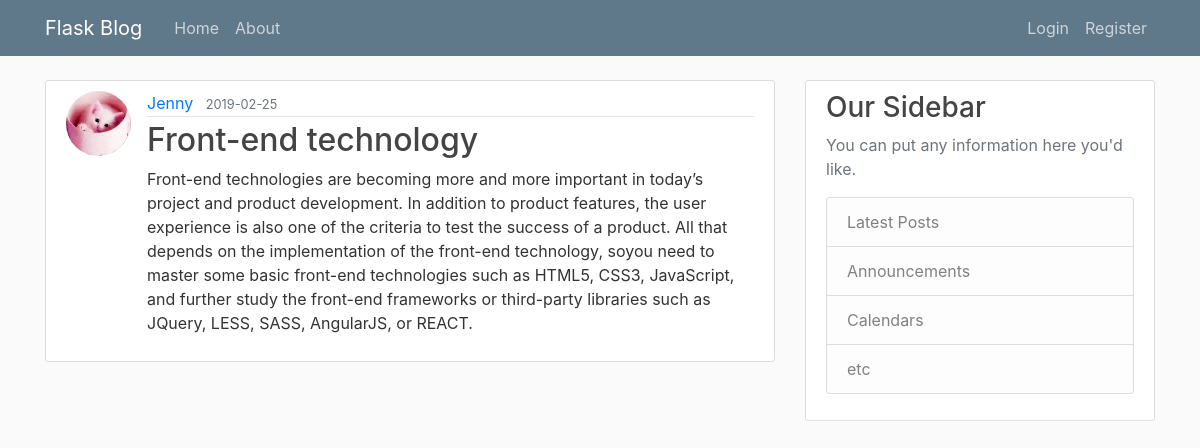
The app's page /post/4 with its own data.
### flaskblog/models.py (models this page shows, shortened)
class User(db.Model, UserMixin):
    id = db.Column(db.Integer, primary_key=True)
    username = db.Column(db.String(20), unique=True, nullable=False)
    email = db.Column(db.String(120), unique=True, nullable=False)
    image_file = db.Column(db.String(20), nullable=False, default='default.jpg')
    password = db.Column(db.String(60), nullable=False)
    posts = db.relationship('Post', backref='author', lazy=True)

class Post(db.Model):
    id = db.Column(db.Integer, primary_key=True)
    title = db.Column(db.String(100), nullable=False)
    date_posted = db.Column(db.DateTime, nullable=False, default=datetime.utcnow)
    content = db.Column(db.Text, nullable=False)
    user_id = db.Column(db.Integer, db.ForeignKey('user.id'), nullable=False)

### flaskblog/routes.py (the view)
@app.route("/post/<int:post_id>")
def post(post_id):
    post = Post.query.get_or_404(post_id)
    return render_template('post.html', title=post.title, post=post)

### flaskblog/templates/post.html (shortened to what this page needs)
{% extends "layout.html" %}
{% block content %}
    <article class="media content-section">
      <img class="rounded-circle article-img" src="{{ url_for('static', filename='profile_pics/' + post.author.image_file) }}"></img>
      <div class="media-body">
        <div class="article-metadata">
          <a class="mr-2" href="{{ url_for('user_posts', username=post.author.username) }}">{{ post.author.username }}</a>
          <small class="text-muted">{{ post.date_posted.strftime('%Y-%m-%d') }}</small>
        </div>
        <h2 class="article-title">{{ post.title }}</h2>
        <p class="article-content">{{ post.content }}</p>
      </div>
    </article>
{% endblock content %}

### flaskblog/static/main.css (style rules this page uses)
body { background: #fafafa; color: #333333; margin-top: 5rem; }
h1, h2, h3, h4, h5, h6 { color: #444444; }
.content-section { background: #ffffff; padding: 10px 20px; border: 1px solid #dddddd; border-radius: 3px; margin-bottom: 20px; }
.article-title { color: #444444; }
.article-content { white-space: pre-line; }
.article-img { height: 65px; width: 65px; margin-right: 16px; }
.article-metadata { padding-bottom: 1px; margin-bottom: 4px; border-bottom: 1px solid #e3e3e3 }

### records on screen
User: image_file (picture), author.username "Jenny"
Post: date_posted "2019-02-25", title "Front-end technology", content "Front-end technologies are becoming more and more important in today’s project and product development. In addition to product features, the user experience is also one of the criteria to test the success of a product. All that depends on the implementation of the front-end technology, soyou need to master some basic front-end technologies such as HTML5, CSS3, JavaScript, and further study the front-end frameworks or third-party libraries such as JQuery, LESS, SASS, AngularJS, or REACT."
